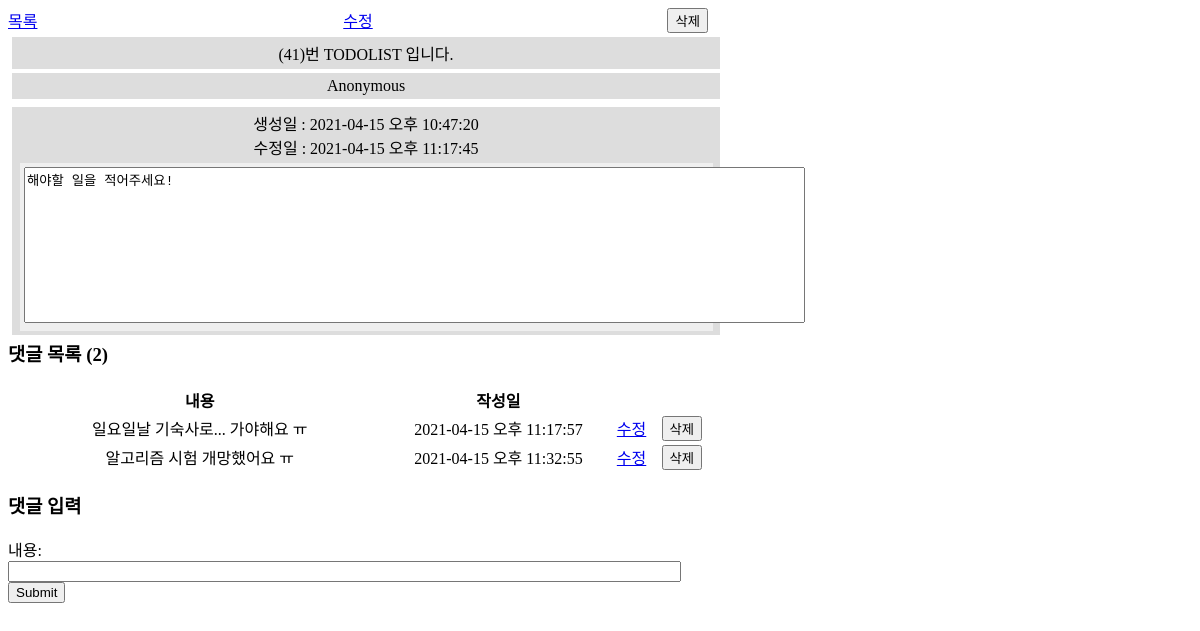
/41/, run on the app's committed database.
### articles/models.py (models this page shows)
class Article(models.Model):
    title = models.CharField(max_length=20)
    content = models.TextField()
    created_at = models.DateTimeField(auto_now_add=True)
    updated_at = models.DateTimeField(auto_now=True)

class Comment(models.Model):
    content = models.TextField(max_length=50)
    created_at = models.DateTimeField(auto_now_add=True)
    updated_at = models.DateTimeField(auto_now=True)
    article = models.ForeignKey(Article, on_delete=models.CASCADE)

### articles/views.py (the view)
# urls.py: path('<int:pk>/', views.post_detail, name='post_detail'),
def post_detail(request, pk):
    article = Article.objects.get(pk=pk)
    comment_form = CommentForm()
    context = {
        'article': article,
        'comment_form': comment_form,
    }
    return render(request, 'articles/post_detail.html', context)

### articles/forms.py
class CommentForm(forms.ModelForm):
    content = forms.CharField(
        max_length=100,
        label='내용',
        widget=forms.TextInput(
            attrs={
                'class': 'content',
                'size': '81',
            }
        )
    )
    class Meta:
        model = Comment
        fields = ('content',)

### articles/templates/articles/post_detail.html (shortened to what this page needs)
{% extends 'base.html' %}
{% block body %}
<head>
</head>
<body>
<div id="container">
    <div id="box-left">
        <a href="{% url 'articles:index' %}">목록</a>
    </div>
    <div id="box-center">
        <a href="{% url 'articles:post_edit' article.pk %}">수정</a>
    </div>
    <div id="box-right">
        <form action="{% url 'articles:post_delete' article.pk %}" method="POST">
            <input type="submit" value="삭제">
        </form>
    </div>
</div>
<div id="header">({{ article.pk }})번 {{ article.title }}</div>
<div id="nav">Anonymous</div>
<div id="section">
    생성일 : {{ article.created_at |date:"Y-m-d A h:i:s"}}<br>수정일 : {{ article.updated_at |date:"Y-m-d A h:i:s"}}
    <div id="article">
        <textarea readonly style="resize: none;" cols="95" rows="10">{{ article.content }}</textarea>
    </div>
</div>
<h3>댓글 목록 ({{ article.comment_set.all|length }})</h3>
<table style="width:700px; text-align: center;">
    <colgroup>
        <col style="width:55%">
        <col style="width:31%">
        <col style="width:7%">
        <col style="width:7%">
    </colgroup>
    <thead>
    <th>내용</th>
    <th>작성일</th>
    <th></th>
    <th></th>
    </thead>
    {% for comment in article.comment_set.all %}
    <tbody>
    <td>{{ comment.content }}</td>
    <td>{{ comment.created_at | date:"Y-m-d A h:i:s"}}</td>
    <td><a href="{% url 'articles:comments_edit' article.pk comment.pk %}">수정</a></td>
    <td>
        <form action="{% url 'articles:comments_delete' article.pk comment.pk %}" method="POST">
            <input type="submit" value="삭제">
        </form>
    </td>
    </tbody>
    {% empty %}
    <li>
        작성된 댓글이 없습니다 :(
    </li>
    {% endfor %}
</table>
<h3>댓글 입력</h3>
<form action="{% url 'articles:comments_new' article.pk%}" method="POST">
    {{ comment_form }}
    <input type="submit">
</form>
</body>
{% endblock %}

### articles/templates/base.html (shortened to what this page needs)
<!DOCTYPE html>
<html lang="en">
<head>
</head>
<body>
    {% block body %}
    {% endblock %}
</body>
</html>

### articles/templates/articles/post_detail.html (style rules this page uses)
#container { display: flex; width:700px; }
#box-left { flex: 1; text-align: left; }
#box-center { flex: 1; text-align: center; }
#box-right { flex: 1; text-align: right; }
body { width:700px; }
#header, #nav, #section, #article, #aside, #footer { display:block; width:700px; margin:4px; padding:4px; background-color:#ddd; text-align:center; }
#section { float:left; width:700px; height:220px; }
#article { width:685px; background-color:#efefef; }

### data on the page
Article: pk "41", title "TODOLIST 입니다.", created_at "2021-04-15 오후 10:47:20", updated_at "2021-04-15 오후 11:17:45", content "해야할 일을 적어주세요!", comment_set.all|length "2"
Comment: content "일요일날 기숙사로... 가야해요 ㅠ", created_at "2021-04-15 오후 11:17:57"
Comment: content "알고리즘 시험 개망했어요 ㅠ", created_at "2021-04-15 오후 11:32:55"
